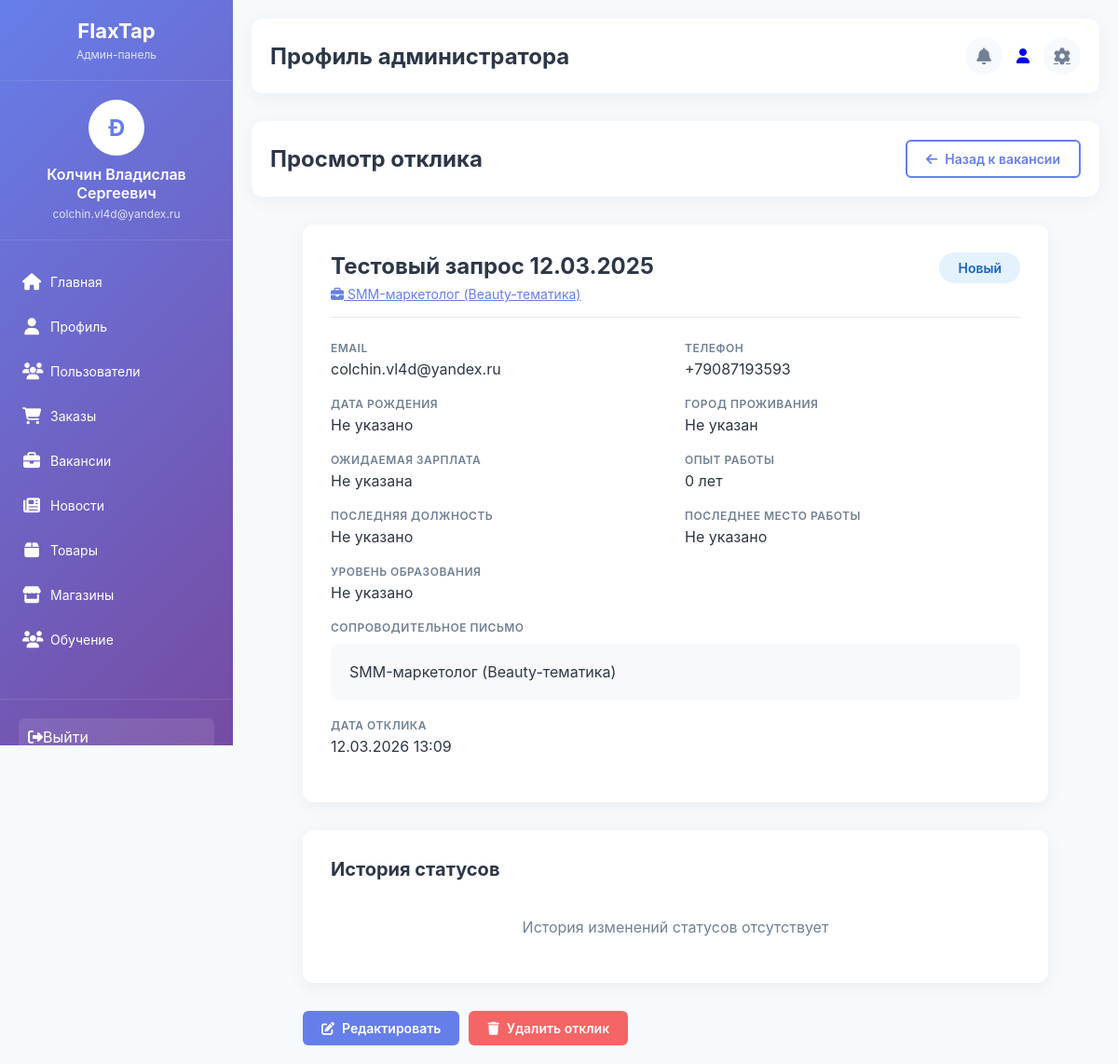
The app's page /admin/vacancies/application_view.php?id=6 (signed in) with its own data.
### tables this page shows
CREATE TABLE `vacancy_applications` (
  `id` int NOT NULL,
  `vacancy_id` int DEFAULT NULL,
  `user_id` int DEFAULT NULL COMMENT 'ID пользователя (если зарегистрирован)',
  `full_name` varchar(100) NOT NULL COMMENT 'ФИО кандидата',
  `email` varchar(100) NOT NULL,
  `phone` varchar(20) NOT NULL,
  `birth_date` date DEFAULT NULL COMMENT 'Дата рождения',
  `city` varchar(100) DEFAULT NULL COMMENT 'Город проживания',
  `expected_salary` decimal(10,2) DEFAULT NULL COMMENT 'Ожидаемая зарплата',
  `experience_years` int DEFAULT NULL COMMENT 'Опыт работы (лет)',
  `last_position` varchar(100) DEFAULT NULL COMMENT 'Последняя должность',
  `last_company` varchar(100) DEFAULT NULL COMMENT 'Последнее место работы',
  `education_level` varchar(100) DEFAULT NULL COMMENT 'Уровень образования',
  `portfolio_url` varchar(500) DEFAULT NULL COMMENT 'Ссылка на портфолио',
  `linkedin_url` varchar(500) DEFAULT NULL COMMENT 'Ссылка на LinkedIn',
  `github_url` varchar(500) DEFAULT NULL COMMENT 'Ссылка на GitHub',
  `cover_letter` text COMMENT 'Сопроводительное письмо',
  `resume_path` varchar(500) DEFAULT NULL COMMENT 'Путь к файлу резюме',
  `resume_original_name` varchar(255) DEFAULT NULL COMMENT 'Оригинальное имя файла',
  `status` enum('new','reviewed','interview','rejected','accepted') DEFAULT 'new',
  `status_notes` text COMMENT 'Комментарии по статусу',
  `recruiter_notes` text COMMENT 'Заметки рекрутера',
  `rating` int DEFAULT NULL COMMENT 'Оценка кандидата (1-5)',
  `ip_address` varchar(45) DEFAULT NULL,
  `user_agent` text,
  `source` varchar(50) DEFAULT 'website' COMMENT 'Источник отклика',
  `created_at` timestamp NULL DEFAULT CURRENT_TIMESTAMP,
  `updated_at` timestamp NULL DEFAULT CURRENT_TIMESTAMP ON UPDATE CURRENT_TIMESTAMP
);

CREATE TABLE `vacancies` (
  `id` int NOT NULL,
  `title` varchar(200) NOT NULL COMMENT 'Название вакансии',
  `slug` varchar(200) NOT NULL COMMENT 'URL-адрес вакансии',
  `description` text COMMENT 'Описание вакансии',
  `responsibilities` text COMMENT 'Обязанности',
  `requirements` text COMMENT 'Требования к кандидату',
  `benefits` text COMMENT 'Что мы предлагаем',
  `work_type` enum('office','remote','hybrid') DEFAULT 'office' COMMENT 'Тип работы: офис/удаленно/гибрид',
  `employment_type` enum('full_time','part_time','freelance','internship') DEFAULT 'full_time' COMMENT 'Тип занятости',
  `experience_level` enum('no_experience','junior','middle','senior','lead') DEFAULT 'middle' COMMENT 'Уровень опыта',
  `salary_from` decimal(10,2) DEFAULT NULL COMMENT 'Зарплата от',
  `salary_to` decimal(10,2) DEFAULT NULL COMMENT 'Зарплата до',
  `salary_currency` varchar(10) DEFAULT '₽' COMMENT 'Валюта зарплаты',
  `salary_type` enum('monthly','hourly','project') DEFAULT 'monthly' COMMENT 'Тип оплаты',
  `salary_note` varchar(255) DEFAULT NULL COMMENT 'Примечание к зарплате (например, "+ бонусы")',
  `is_negotiable` tinyint(1) DEFAULT '0' COMMENT 'Зарплата по договоренности',
  `location_city` varchar(100) DEFAULT NULL COMMENT 'Город',
  `location_address` text COMMENT 'Адрес офиса',
  `latitude` decimal(10,8) DEFAULT NULL COMMENT 'Широта для карты',
  `longitude` decimal(11,8) DEFAULT NULL COMMENT 'Долгота для карты',
  `is_remote` tinyint(1) DEFAULT '0' COMMENT 'Удаленная работа',
  `education` varchar(100) DEFAULT NULL COMMENT 'Требования к образованию',
  `languages` text COMMENT 'Требуемые языки',
  `skills` text COMMENT 'Ключевые навыки',
  `department` varchar(100) DEFAULT NULL COMMENT 'Отдел/Департамент',
  `category_id` int DEFAULT NULL COMMENT 'Категория вакансии',
  `status` enum('active','draft','archived','closed') DEFAULT 'draft' COMMENT 'Статус вакансии',
  `priority` enum('urgent','normal','low') DEFAULT 'normal' COMMENT 'Приоритет вакансии',
  `badges` varchar(255) DEFAULT NULL COMMENT 'Бейджи вакансии (срочно, новая и т.д.)',
  `views_count` int DEFAULT '0' COMMENT 'Количество просмотров',
  `applications_count` int DEFAULT '0' COMMENT 'Количество откликов',
  `working_hours` varchar(100) DEFAULT NULL COMMENT 'График работы',
  `schedule_notes` text COMMENT 'Примечания к графику',
  `selection_process` text COMMENT 'Описание процесса отбора',
  `application_deadline` date DEFAULT NULL COMMENT 'Срок подачи заявки',
  `contact_person` varchar(100) DEFAULT NULL COMMENT 'Контактное лицо',
  `contact_email` varchar(100) DEFAULT NULL COMMENT 'Email для откликов',
  `contact_phone` varchar(20) DEFAULT NULL COMMENT 'Телефон для связи',
  `meta_title` varchar(200) DEFAULT NULL,
  `meta_description` text,
  `meta_keywords` text,
  `is_published` tinyint(1) DEFAULT '0' COMMENT 'Опубликована ли вакансия',
  `published_at` datetime DEFAULT NULL COMMENT 'Дата публикации',
  `created_by` int DEFAULT NULL COMMENT 'Кто создал вакансию',
  `updated_by` int DEFAULT NULL COMMENT 'Кто обновил вакансию',
  `created_at` timestamp NULL DEFAULT CURRENT_TIMESTAMP,
  `updated_at` timestamp NULL DEFAULT CURRENT_TIMESTAMP ON UPDATE CURRENT_TIMESTAMP
);

### admin/vacancies/application_view.php (the view, shortened to what the rows shown need)
<?php
include "../config/database.php";
$application_id = isset($_GET['id']) ? (int)$_GET['id'] : 0;
$query = "SELECT va.*, v.title as vacancy_title
          FROM vacancy_applications va
          LEFT JOIN vacancies v ON va.vacancy_id = v.id
          WHERE va.id = $application_id";
$result = mysqli_query($conn, $query);
$application = mysqli_fetch_assoc($result);
?>
<!DOCTYPE html>
<html lang="ru">
<head>
    <link rel="stylesheet" href="../assets/style/style.css">
    <link rel="stylesheet" href="https://cdnjs.cloudflare.com/ajax/libs/font-awesome/6.4.0/css/all.min.css">
    <link rel="stylesheet" href="../assets/style/vacancies/feedback.css">
</head>
<body>
    <?php include "../inc/sidebar.php"; ?>
    <main class="main-content">
        <?php include "../inc/header.php"; ?>
        <div class="header">
            <h1>Просмотр отклика</h1>
        </div>
        <div class="view-container">
            <div class="application-card">
                <div class="card-header">
                    <div>
                        <div class="applicant-name"><?php echo htmlspecialchars($application['full_name']); ?></div>
                        <a href="view.php?id=<?php echo $application['vacancy_id']; ?>" class="vacancy-link">
                            <i class="fas fa-briefcase"></i> <?php echo htmlspecialchars($application['vacancy_title']); ?>
                        </a>
                    </div>
                    <div>
                        <?php
                        $status_class = 'badge-' . $application['status'];
                        $status_text = '';
                        switch($application['status']) {
                            case 'new': $status_text = 'Новый'; break;
                        }
                        ?>
                        <div class="status-badge-large <?php echo $status_class; ?>">
                            <?php echo $status_text; ?>
                        </div>
                    </div>
                </div>
                <div class="row">
                    <div class="info-group">
                        <div class="info-label">Email</div>
                        <div class="info-value"><?php echo htmlspecialchars($application['email']); ?></div>
                    </div>
                    <div class="info-group">
                        <div class="info-label">Телефон</div>
                        <div class="info-value"><?php echo htmlspecialchars($application['phone']); ?></div>
                    </div>
                </div>
                <div class="row">
                    <div class="info-group">
                        <div class="info-label">Город проживания</div>
                        <div class="info-value"><?php echo htmlspecialchars($application['city'] ?? 'Не указан'); ?></div>
                    </div>
                </div>
                <div class="row">
                    <div class="info-group">
                        <div class="info-label">Опыт работы</div>
                        <div class="info-value">
                            <?php echo $application['experience_years'] ?? '0'; ?> лет
                        </div>
                    </div>
                </div>
                <div class="row">
                    <div class="info-group">
                        <div class="info-label">Последняя должность</div>
                        <div class="info-value"><?php echo htmlspecialchars($application['last_position'] ?? 'Не указано'); ?></div>
                    </div>
                    <div class="info-group">
                        <div class="info-label">Последнее место работы</div>
                        <div class="info-value"><?php echo htmlspecialchars($application['last_company'] ?? 'Не указано'); ?></div>
                    </div>
                </div>
                <div class="info-group">
                    <div class="info-label">Уровень образования</div>
                    <div class="info-value"><?php echo htmlspecialchars($application['education_level'] ?? 'Не указано'); ?></div>
                </div>
                <?php if ($application['cover_letter']): ?>
                    <div class="info-group">
                        <div class="info-label">Сопроводительное письмо</div>
                        <div class="cover-letter"><?php echo nl2br(htmlspecialchars($application['cover_letter'])); ?></div>
                    </div>
                <?php endif; ?>
                <div class="info-group">
                    <div class="info-label">Дата отклика</div>
                    <div class="info-value"><?php echo date('d.m.Y H:i', strtotime($application['created_at'])); ?></div>
                </div>
            </div>
        </div>
    </main>
</body>
</html>

### admin/inc/sidebar.php (shortened to what the rows shown need)
   <?php
$admin = getAdminData();
?>
    <aside class="sidebar">
        <div class="logo">
            <h1>FlaxTap</h1>
        </div>
        <div class="admin-info">
            <div class="admin-avatar">
                <?php echo strtoupper(substr($admin['name'], 0, 1)); ?>
            </div>
            <div class="admin-name"><?php echo htmlspecialchars($admin['name']); ?></div>
            <div class="admin-email"><?php echo htmlspecialchars($admin['email']); ?></div>
        </div>
    </aside>

### records on screen
vacancy_applications: email "colchin.vl4d@yandex.ru", full_name "Тестовый запрос 12.03.2025", vacancy.title "SMM-маркетолог (Beauty-тематика)", status "Новый", phone "+79087193593", city "Не указан", experience_years "0", last_position "Не указано", last_company "Не указано", education_level "Не указано", cover_letter "SMM-маркетолог (Beauty-тематика)", created_at "12.03.2026 13:09"

### other values on screen
substr($admin['name'], 0, 1) "Ð"
$admin['name'] "Колчин Владислав Сергеевич"
